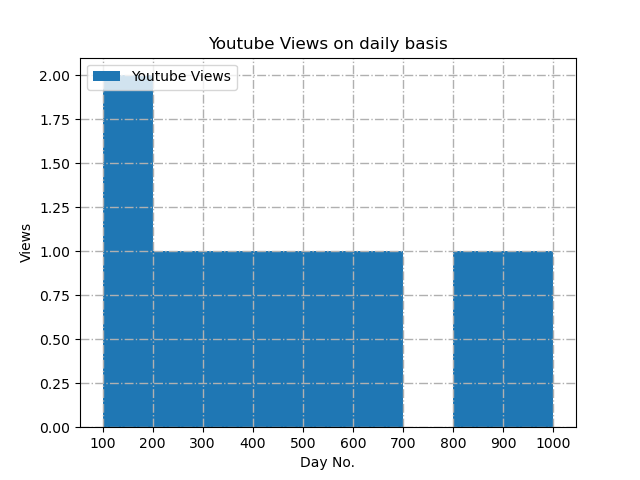

The Python source for this figure:
import matplotlib.pyplot as plt

y_views = [123,234,456,111,678,567,900,850,342]
days = range(1,10)
bins = [100,200,300,400,500,600,700,800,900,1000]

plt.hist(y_views,bins,label = 'Youtube Views')

plt.xlabel("Day No.")
plt.ylabel("Views")
plt.legend(loc = 'upper left')
plt.title('Youtube Views on daily basis')
plt.grid(True, linewidth = 1, linestyle = '-.')
plt.xticks(bins)
plt.savefig('D:\PythonC\my_stuff\Matplotlib\histogram.png')
plt.show()
